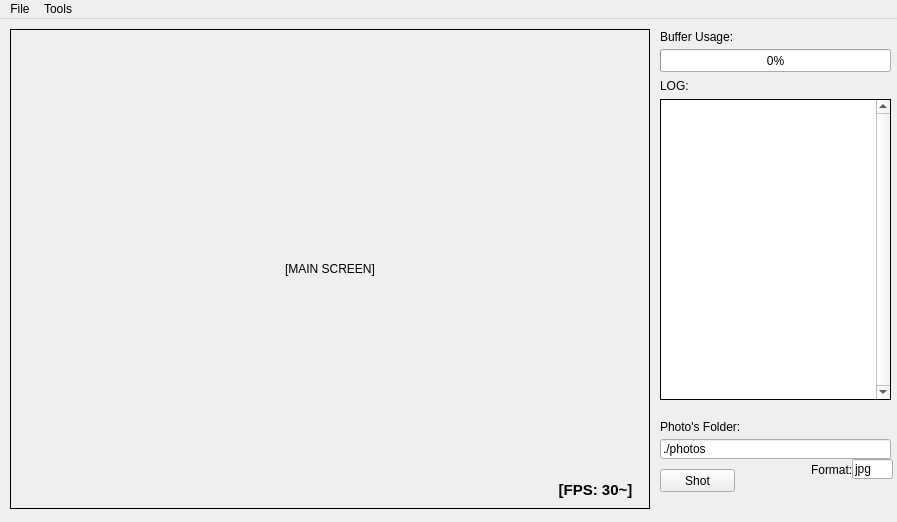
<?xml version="1.0" encoding="UTF-8"?>
<ui version="4.0">
 <class>MainWindow</class>
 <widget class="QMainWindow" name="MainWindow">
  <property name="geometry">
   <rect>
    <x>0</x>
    <y>0</y>
    <width>897</width>
    <height>522</height>
   </rect>
  </property>
  <property name="minimumSize">
   <size>
    <width>897</width>
    <height>522</height>
   </size>
  </property>
  <property name="maximumSize">
   <size>
    <width>897</width>
    <height>522</height>
   </size>
  </property>
  <property name="windowTitle">
   <string>MainWindow</string>
  </property>
  <widget class="QWidget" name="centralWidget">
   <widget class="QLabel" name="label_main">
    <property name="geometry">
     <rect>
      <x>10</x>
      <y>10</y>
      <width>640</width>
      <height>480</height>
     </rect>
    </property>
    <property name="frameShape">
     <enum>QFrame::Box</enum>
    </property>
    <property name="text">
     <string>[MAIN SCREEN]</string>
    </property>
    <property name="alignment">
     <set>Qt::AlignCenter</set>
    </property>
   </widget>
   <widget class="QLabel" name="label">
    <property name="geometry">
     <rect>
      <x>660</x>
      <y>10</y>
      <width>91</width>
      <height>16</height>
     </rect>
    </property>
    <property name="text">
     <string>Buffer Usage:</string>
    </property>
   </widget>
   <widget class="QProgressBar" name="bufferUsage">
    <property name="geometry">
     <rect>
      <x>660</x>
      <y>30</y>
      <width>231</width>
      <height>23</height>
     </rect>
    </property>
    <property name="value">
     <number>0</number>
    </property>
   </widget>
   <widget class="QLabel" name="label_2">
    <property name="geometry">
     <rect>
      <x>660</x>
      <y>60</y>
      <width>46</width>
      <height>13</height>
     </rect>
    </property>
    <property name="text">
     <string>LOG:</string>
    </property>
   </widget>
   <widget class="QPlainTextEdit" name="plainTextEdit">
    <property name="geometry">
     <rect>
      <x>660</x>
      <y>80</y>
      <width>231</width>
      <height>301</height>
     </rect>
    </property>
    <property name="frameShape">
     <enum>QFrame::Box</enum>
    </property>
    <property name="frameShadow">
     <enum>QFrame::Plain</enum>
    </property>
    <property name="verticalScrollBarPolicy">
     <enum>Qt::ScrollBarAlwaysOn</enum>
    </property>
   </widget>
   <widget class="QLabel" name="label_3">
    <property name="geometry">
     <rect>
      <x>540</x>
      <y>450</y>
      <width>111</width>
      <height>41</height>
     </rect>
    </property>
    <property name="font">
     <font>
      <pointsize>11</pointsize>
      <weight>75</weight>
      <bold>true</bold>
     </font>
    </property>
    <property name="text">
     <string>[FPS: 30~]</string>
    </property>
    <property name="alignment">
     <set>Qt::AlignCenter</set>
    </property>
   </widget>
   <widget class="QLabel" name="label_4">
    <property name="geometry">
     <rect>
      <x>660</x>
      <y>400</y>
      <width>81</width>
      <height>16</height>
     </rect>
    </property>
    <property name="text">
     <string>Photo's Folder:</string>
    </property>
   </widget>
   <widget class="QLineEdit" name="line_pathPhotos">
    <property name="geometry">
     <rect>
      <x>660</x>
      <y>420</y>
      <width>231</width>
      <height>20</height>
     </rect>
    </property>
    <property name="text">
     <string>./photos</string>
    </property>
   </widget>
   <widget class="QPushButton" name="pushButton">
    <property name="geometry">
     <rect>
      <x>660</x>
      <y>450</y>
      <width>75</width>
      <height>23</height>
     </rect>
    </property>
    <property name="text">
     <string>Shot</string>
    </property>
   </widget>
   <widget class="QLineEdit" name="line_format">
    <property name="geometry">
     <rect>
      <x>852</x>
      <y>440</y>
      <width>41</width>
      <height>20</height>
     </rect>
    </property>
    <property name="text">
     <string>jpg</string>
    </property>
   </widget>
   <widget class="QLabel" name="label_5">
    <property name="geometry">
     <rect>
      <x>811</x>
      <y>443</y>
      <width>51</width>
      <height>16</height>
     </rect>
    </property>
    <property name="text">
     <string>Format:</string>
    </property>
   </widget>
   <zorder>label_main</zorder>
   <zorder>label</zorder>
   <zorder>bufferUsage</zorder>
   <zorder>label_2</zorder>
   <zorder>plainTextEdit</zorder>
   <zorder>label_3</zorder>
   <zorder>label_4</zorder>
   <zorder>line_pathPhotos</zorder>
   <zorder>pushButton</zorder>
   <zorder>label_5</zorder>
   <zorder>line_format</zorder>
  </widget>
  <widget class="QMenuBar" name="menuBar">
   <property name="geometry">
    <rect>
     <x>0</x>
     <y>0</y>
     <width>897</width>
     <height>21</height>
    </rect>
   </property>
   <widget class="QMenu" name="menuFile">
    <property name="title">
     <string>File</string>
    </property>
    <addaction name="actionOpen_Cam"/>
    <addaction name="actionClose_Cam"/>
    <addaction name="separator"/>
    <addaction name="actionClose"/>
   </widget>
   <widget class="QMenu" name="menuTools">
    <property name="title">
     <string>Tools</string>
    </property>
    <addaction name="actionObject_Locator"/>
   </widget>
   <addaction name="menuFile"/>
   <addaction name="menuTools"/>
  </widget>
  <action name="actionOpen_Cam">
   <property name="text">
    <string>Open Camera</string>
   </property>
  </action>
  <action name="actionClose">
   <property name="text">
    <string>Close</string>
   </property>
  </action>
  <action name="actionClose_Cam">
   <property name="text">
    <string>Close Camera</string>
   </property>
  </action>
  <action name="actionObject_Locator">
   <property name="text">
    <string>Object Locator</string>
   </property>
  </action>
 </widget>
 <layoutdefault spacing="6" margin="11"/>
 <resources/>
 <connections/>
</ui>
